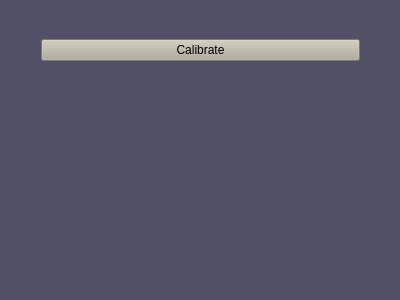
<?xml version="1.0" encoding="UTF-8"?>
<ui version="4.0">
 <class>MainWindow</class>
 <widget class="QMainWindow" name="MainWindow">
  <property name="geometry">
   <rect>
    <x>0</x>
    <y>0</y>
    <width>400</width>
    <height>300</height>
   </rect>
  </property>
  <property name="windowTitle">
   <string>MainWindow</string>
  </property>
  <property name="styleSheet">
   <string notr="true">background-color: rgb(82, 80, 102);</string>
  </property>
  <widget class="QWidget" name="centralWidget">
   <widget class="QWidget" name="verticalLayoutWidget">
    <property name="geometry">
     <rect>
      <x>30</x>
      <y>10</y>
      <width>341</width>
      <height>80</height>
     </rect>
    </property>
    <layout class="QVBoxLayout" name="verticalLayout">
     <item>
      <widget class="QPushButton" name="pushButton">
       <property name="styleSheet">
        <string notr="true">background-color: rgb(177, 172, 154);</string>
       </property>
       <property name="text">
        <string>Calibrate</string>
       </property>
      </widget>
     </item>
    </layout>
   </widget>
  </widget>
  <widget class="QMenuBar" name="menuBar">
   <property name="geometry">
    <rect>
     <x>0</x>
     <y>0</y>
     <width>400</width>
     <height>25</height>
    </rect>
   </property>
  </widget>
  <widget class="QStatusBar" name="statusBar"/>
 </widget>
 <layoutdefault spacing="6" margin="11"/>
 <resources/>
 <connections/>
</ui>
